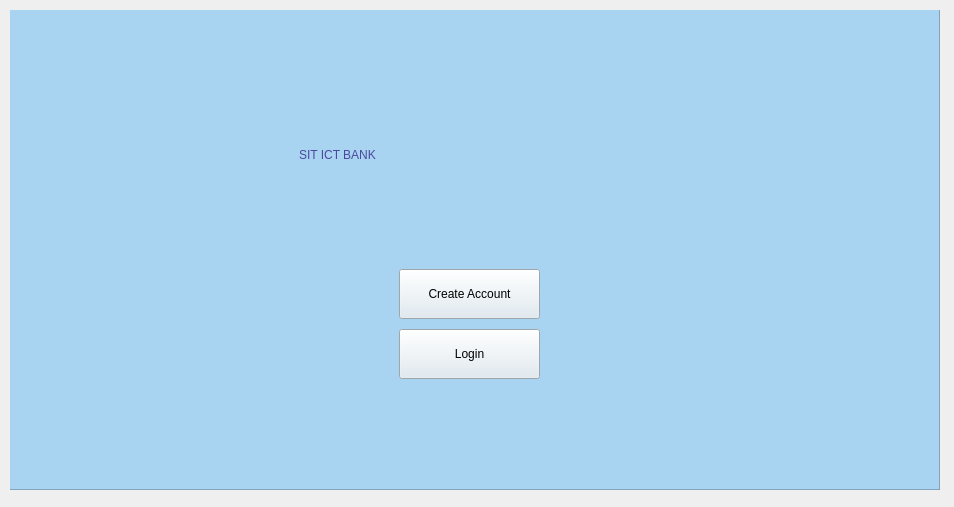
<?xml version="1.0" encoding="UTF-8"?>
<ui version="4.0">
 <class>Title</class>
 <widget class="QWidget" name="Title">
  <property name="geometry">
   <rect>
    <x>0</x>
    <y>0</y>
    <width>954</width>
    <height>507</height>
   </rect>
  </property>
  <property name="windowTitle">
   <string>Form</string>
  </property>
  <widget class="QStackedWidget" name="stackedWidget">
   <property name="geometry">
    <rect>
     <x>10</x>
     <y>10</y>
     <width>941</width>
     <height>491</height>
    </rect>
   </property>
   <widget class="QWidget" name="page">
    <widget class="QFrame" name="frame">
     <property name="geometry">
      <rect>
       <x>-1</x>
       <y>-1</y>
       <width>931</width>
       <height>481</height>
      </rect>
     </property>
     <property name="styleSheet">
      <string notr="true">background-color: rgb(168, 212, 241);</string>
     </property>
     <property name="frameShape">
      <enum>QFrame::StyledPanel</enum>
     </property>
     <property name="frameShadow">
      <enum>QFrame::Raised</enum>
     </property>
     <widget class="QLabel" name="label">
      <property name="geometry">
       <rect>
        <x>290</x>
        <y>110</y>
        <width>421</width>
        <height>71</height>
       </rect>
      </property>
      <property name="styleSheet">
       <string notr="true">color: rgb(75, 73, 157);
font: 700 35pt &quot;Segoe UI&quot;;</string>
      </property>
      <property name="text">
       <string>SIT ICT BANK</string>
      </property>
     </widget>
     <widget class="QPushButton" name="createAcc">
      <property name="geometry">
       <rect>
        <x>390</x>
        <y>260</y>
        <width>141</width>
        <height>50</height>
       </rect>
      </property>
      <property name="styleSheet">
       <string notr="true">background-color: rgb(221, 233, 241);
font: 700 9pt &quot;Segoe UI&quot;;</string>
      </property>
      <property name="text">
       <string>Create Account</string>
      </property>
     </widget>
     <widget class="QPushButton" name="login">
      <property name="geometry">
       <rect>
        <x>390</x>
        <y>320</y>
        <width>141</width>
        <height>50</height>
       </rect>
      </property>
      <property name="styleSheet">
       <string notr="true">background-color: rgb(221, 233, 241);
font: 700 9pt &quot;Segoe UI&quot;;</string>
      </property>
      <property name="text">
       <string>Login</string>
      </property>
     </widget>
    </widget>
   </widget>
  </widget>
 </widget>
 <resources/>
 <connections/>
</ui>
